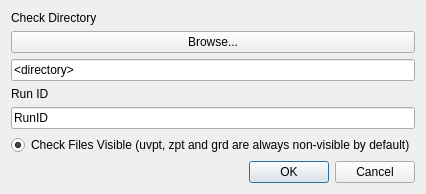
<?xml version="1.0" encoding="UTF-8"?>
<ui version="4.0">
 <class>tuflowqgis_import_check</class>
 <widget class="QDialog" name="tuflowqgis_import_check">
  <property name="windowModality">
   <enum>Qt::ApplicationModal</enum>
  </property>
  <property name="enabled">
   <bool>true</bool>
  </property>
  <property name="geometry">
   <rect>
    <x>0</x>
    <y>0</y>
    <width>388</width>
    <height>183</height>
   </rect>
  </property>
  <property name="mouseTracking">
   <bool>false</bool>
  </property>
  <property name="windowTitle">
   <string>Import TUFLOW Check File</string>
  </property>
  <layout class="QGridLayout" name="gridLayout">
   <item row="0" column="0">
    <widget class="QLabel" name="label1">
     <property name="text">
      <string>Check Directory</string>
     </property>
    </widget>
   </item>
   <item row="1" column="0">
    <widget class="QPushButton" name="browsedir">
     <property name="text">
      <string>Browse...</string>
     </property>
    </widget>
   </item>
   <item row="2" column="0">
    <widget class="QLineEdit" name="emptydir">
     <property name="text">
      <string>&lt;directory&gt;</string>
     </property>
     <property name="readOnly">
      <bool>false</bool>
     </property>
    </widget>
   </item>
   <item row="3" column="0">
    <widget class="QLabel" name="label3">
     <property name="text">
      <string>Run ID</string>
     </property>
    </widget>
   </item>
   <item row="4" column="0">
    <widget class="QLineEdit" name="txtRunID">
     <property name="text">
      <string>RunID</string>
     </property>
     <property name="readOnly">
      <bool>false</bool>
     </property>
    </widget>
   </item>
   <item row="5" column="0">
    <widget class="QRadioButton" name="showchecks">
     <property name="text">
      <string>Check Files Visible (uvpt, zpt and grd are always non-visible by default)</string>
     </property>
     <property name="checked">
      <bool>true</bool>
     </property>
    </widget>
   </item>
   <item row="6" column="0">
    <widget class="QDialogButtonBox" name="buttonBox">
     <property name="orientation">
      <enum>Qt::Horizontal</enum>
     </property>
     <property name="standardButtons">
      <set>QDialogButtonBox::Cancel|QDialogButtonBox::Ok</set>
     </property>
    </widget>
   </item>
  </layout>
 </widget>
 <resources/>
 <connections>
  <connection>
   <sender>buttonBox</sender>
   <signal>accepted()</signal>
   <receiver>tuflowqgis_import_check</receiver>
   <slot>accept()</slot>
   <hints>
    <hint type="sourcelabel">
     <x>248</x>
     <y>254</y>
    </hint>
    <hint type="destinationlabel">
     <x>157</x>
     <y>274</y>
    </hint>
   </hints>
  </connection>
  <connection>
   <sender>buttonBox</sender>
   <signal>rejected()</signal>
   <receiver>tuflowqgis_import_check</receiver>
   <slot>reject()</slot>
   <hints>
    <hint type="sourcelabel">
     <x>316</x>
     <y>260</y>
    </hint>
    <hint type="destinationlabel">
     <x>286</x>
     <y>274</y>
    </hint>
   </hints>
  </connection>
 </connections>
</ui>
